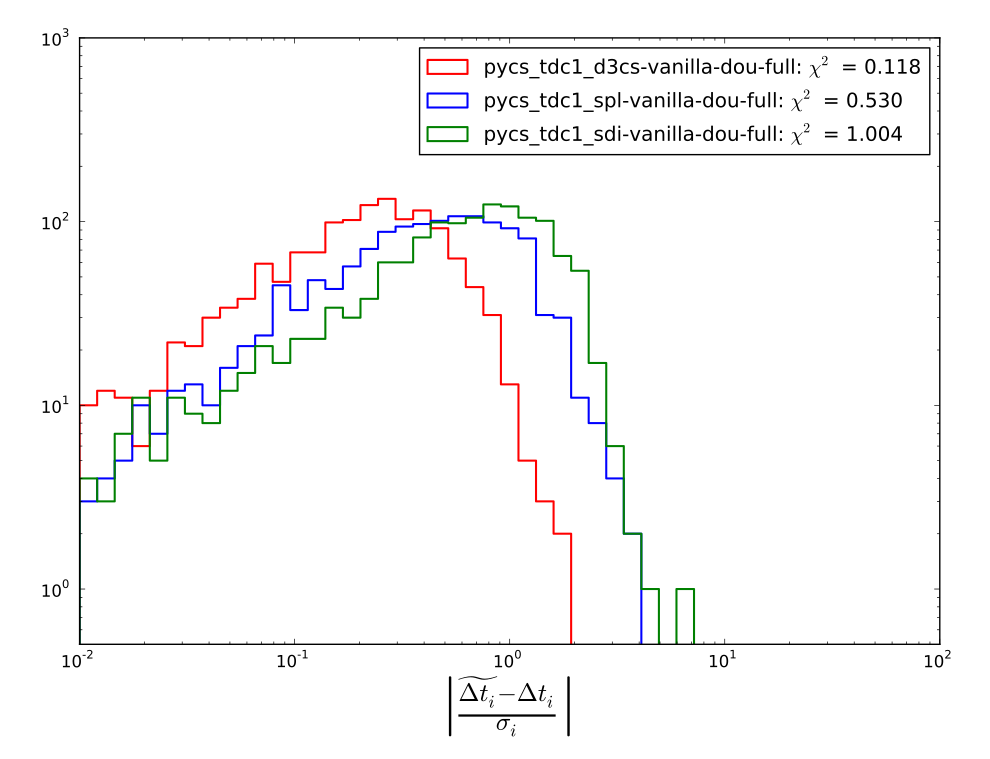

Here is the Python script that generated this plot:
import pycs
import numpy as np
import matplotlib.pyplot as plt
from scipy.stats import norm


rangea = 0.01
rangeb = 100

db = pycs.gen.util.readpickle("../db.pkl").values()
db = [item for item in db if item["in_tdc1"] == 1] # No need for the other ones
#db = [item for item in db if item["rung"] == 4]

colors = ["red", "blue", "green"]

def subhist(db, subname, subi):
	
	seldb = [item for item in db if subname + "_td" in item] # We keep only the entries that have this submission
	print subname, len(seldb)

	truetds = np.array([item["truetd"] for item in seldb])
	submtds = np.array([item[subname + "_td"] for item in seldb])
	submtderrs = np.array([item[subname + "_tderr"] for item in seldb])
	
	submtdoffs = submtds - truetds

	submtdreloffs = submtdoffs/submtderrs

	chi2 = np.sum(submtdreloffs**2) / len(seldb) 

	#plt.hist(submtdreloffs, bins=75, range=(-range, range), normed=True, histtype="step", color=colors[subi], label="%s: $\\chi^2$ = %.3f" % (subname, chi2))

	#plt.hist(submtdreloffs, bins=75, range=(-range, range), normed=True, histtype="step", color=colors[subi], label="%s" % (subname), lw=1.5)
	
	#plt.hist(np.fabs(submtdreloffs), bins=np.logspace(0.1, 10.0, 10), range=(rangea, rangeb), log=True, normed=False, histtype="step", color=colors[subi], label="%s" % (subname), lw=1.5)

	bins = np.logspace(np.log10(rangea), np.log10(rangeb), 50)
	#print bins
	plt.hist(np.fabs(submtdreloffs), bins=bins, range=(rangea, rangeb), log=True, histtype="step", color=colors[subi], label="%s: $\\chi^2$ = %.3f" % (subname, chi2), lw=1.5)


fig = plt.figure(figsize=(10, 10))
fig.subplots_adjust(bottom=0.15, top=0.95, left=0.08, right=0.95)

subnames = ["pycs_tdc1_d3cs-vanilla-dou-full", "pycs_tdc1_spl-vanilla-dou-full", "pycs_tdc1_sdi-vanilla-dou-full"]

for subi, subname in enumerate(subnames):
	subhist(db, subname, subi)

#x = np.linspace(rangea, rangeb, 1000)
#plt.plot(x, np.log10(norm.pdf(x, 0.0, 1.0)), color="black", label="Standard normal distribution")

#plt.title("All rungs")
plt.xlabel(r"$\left|\frac{\widetilde{\Delta t_i} - \Delta t_i}{\sigma_i}\right|$", fontsize=26)
plt.xlim(rangea, rangeb)
plt.ylim(0.5, 1000)

ax1 = plt.gca()
ax1.set_xscale('log', nonposy='clip')

plt.legend()
plt.show()
#plt.savefig("hist_chi2.pdf")
